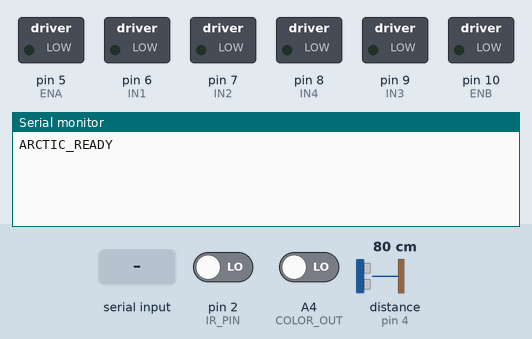
This sketch was run on a simulated Arduino Uno, built with avr-gcc and run on an emulated ATmega328P. Shown: switched loads named in the sketch (green lamp = pin HIGH), the last lines printed to the serial monitor. The inputs (shaded band) are chosen by the test bench; at power-on: pin 2 (IR_PIN) LOW, A4 (COLOR_OUT) LOW, distance to the obstacle (sensor on pin 4) 80 cm. The echo pulse lasts 58.3 µs per cm; pins used as bus, display or sensor lines are not drawn.

Above: at 1.2 s.
1.3 s: "S" received over Serial
At 2.5 s:
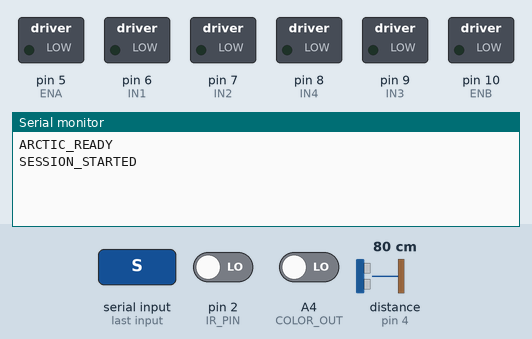
2.8 s: "E" received over Serial
At 3.9 s:
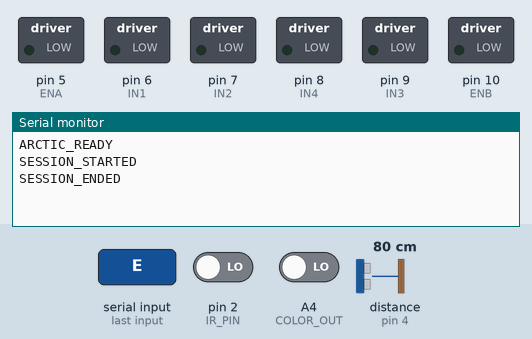
4.3 s: "D" received over Serial
At 4.8 s:
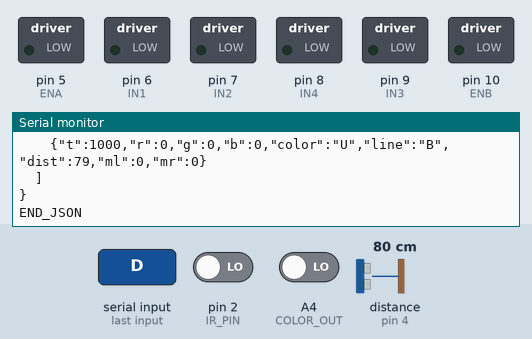

The sketch:

arctic_logger.ino
```cpp
/*
 * Arctic Analytics - Robot Data Logger
 * UTRA Hacks 2026
 *
 * Logs: Color sensor, IR line sensor, Ultrasonic, Motors
 * Dumps JSON over Serial for MongoDB upload
 */

// ============== PIN DEFINITIONS ==============
// Motors (L298N)
#define ENA 5
#define ENB 10
#define IN1 6
#define IN2 7
#define IN3 9
#define IN4 8

// Color Sensor (TCS3200)
#define COLOR_S0 A0
#define COLOR_S1 A1
#define COLOR_S2 A2
#define COLOR_S3 A3
#define COLOR_OUT A4

// IR Line Sensor
#define IR_PIN 2

// Ultrasonic Sensor
#define TRIG_PIN 3
#define ECHO_PIN 4

// ============== DATA STORAGE ==============
#define MAX_READINGS 100
#define LOG_INTERVAL 1000  // Log every 1 second

struct SensorReading {
  unsigned long timestamp;
  int redRaw;
  int greenRaw;
  int blueRaw;
  char colorDetected;  // R, G, B, U (unknown)
  bool lineIsWhite;
  int distanceCm;
  int motorLeftSpeed;
  int motorRightSpeed;
};

SensorReading readings[MAX_READINGS];
int readingCount = 0;
unsigned long sessionStart = 0;
unsigned long lastLogTime = 0;
bool sessionActive = false;

// Color summary counters
int colorCounts[4] = {0, 0, 0, 0};  // R, G, B, Unknown
int whiteCount = 0;
int blackCount = 0;

// Current motor speeds (track these when you set motors)
int currentLeftSpeed = 0;
int currentRightSpeed = 0;

// ============== SENSOR FUNCTIONS ==============

void readColorSensor(int &r, int &g, int &b) {
  // Read Red
  digitalWrite(COLOR_S2, LOW);
  digitalWrite(COLOR_S3, LOW);
  r = pulseIn(COLOR_OUT, LOW, 10000);

  // Read Green
  digitalWrite(COLOR_S2, HIGH);
  digitalWrite(COLOR_S3, HIGH);
  g = pulseIn(COLOR_OUT, LOW, 10000);

  // Read Blue
  digitalWrite(COLOR_S2, LOW);
  digitalWrite(COLOR_S3, HIGH);
  b = pulseIn(COLOR_OUT, LOW, 10000);
}

char detectColor(int r, int g, int b) {
  // Lower value = more of that color
  if (r < (g - 15) && r < b) return 'R';
  if (g < r && g < b) return 'G';
  if (b < r && b < g) return 'B';
  return 'U';  // Unknown
}

bool readLineSensor() {
  return digitalRead(IR_PIN) == HIGH;  // HIGH = white, LOW = black
}

int readUltrasonic() {
  digitalWrite(TRIG_PIN, LOW);
  delayMicroseconds(2);
  digitalWrite(TRIG_PIN, HIGH);
  delayMicroseconds(10);
  digitalWrite(TRIG_PIN, LOW);

  long duration = pulseIn(ECHO_PIN, HIGH, 30000);
  int distance = duration * 0.034 / 2;
  return min(distance, 400);
}

// ============== MOTOR CONTROL ==============

void setMotors(int leftSpeed, int rightSpeed) {
  currentLeftSpeed = abs(leftSpeed);
  currentRightSpeed = abs(rightSpeed);

  // Left motor
  if (leftSpeed >= 0) {
    digitalWrite(IN1, HIGH);
    digitalWrite(IN2, LOW);
  } else {
    digitalWrite(IN1, LOW);
    digitalWrite(IN2, HIGH);
  }
  analogWrite(ENA, currentLeftSpeed);

  // Right motor
  if (rightSpeed >= 0) {
    digitalWrite(IN3, HIGH);
    digitalWrite(IN4, LOW);
  } else {
    digitalWrite(IN3, LOW);
    digitalWrite(IN4, HIGH);
  }
  analogWrite(ENB, currentRightSpeed);
}

void stopMotors() {
  digitalWrite(IN1, LOW);
  digitalWrite(IN2, LOW);
  digitalWrite(IN3, LOW);
  digitalWrite(IN4, LOW);
  currentLeftSpeed = 0;
  currentRightSpeed = 0;
}

// ============== LOGGING ==============

void logReading() {
  if (readingCount >= MAX_READINGS) return;

  SensorReading &r = readings[readingCount];

  r.timestamp = millis() - sessionStart;
  readColorSensor(r.redRaw, r.greenRaw, r.blueRaw);
  r.colorDetected = detectColor(r.redRaw, r.greenRaw, r.blueRaw);
  r.lineIsWhite = readLineSensor();
  r.distanceCm = readUltrasonic();
  r.motorLeftSpeed = currentLeftSpeed;
  r.motorRightSpeed = currentRightSpeed;

  // Update counters
  switch (r.colorDetected) {
    case 'R': colorCounts[0]++; break;
    case 'G': colorCounts[1]++; break;
    case 'B': colorCounts[2]++; break;
    default: colorCounts[3]++; break;
  }

  if (r.lineIsWhite) whiteCount++;
  else blackCount++;

  readingCount++;
}

void startSession() {
  readingCount = 0;
  sessionStart = millis();
  lastLogTime = millis();
  sessionActive = true;
  colorCounts[0] = colorCounts[1] = colorCounts[2] = colorCounts[3] = 0;
  whiteCount = blackCount = 0;
  Serial.println("SESSION_STARTED");
}

void endSession() {
  sessionActive = false;
  Serial.println("SESSION_ENDED");
}

void dumpJSON() {
  unsigned long duration = 0;
  if (readingCount > 0) {
    duration = readings[readingCount - 1].timestamp;
  }

  Serial.println("{");
  Serial.print("  \"duration_ms\": "); Serial.print(duration); Serial.println(",");
  Serial.print("  \"reading_count\": "); Serial.print(readingCount); Serial.println(",");

  // Color summary
  Serial.println("  \"color_summary\": {");
  Serial.print("    \"red\": "); Serial.print(colorCounts[0]); Serial.println(",");
  Serial.print("    \"green\": "); Serial.print(colorCounts[1]); Serial.println(",");
  Serial.print("    \"blue\": "); Serial.print(colorCounts[2]); Serial.println(",");
  Serial.print("    \"unknown\": "); Serial.print(colorCounts[3]);
  Serial.println("\n  },");

  // Line follow summary
  Serial.println("  \"line_summary\": {");
  Serial.print("    \"white\": "); Serial.print(whiteCount); Serial.println(",");
  Serial.print("    \"black\": "); Serial.print(blackCount);
  Serial.println("\n  },");

  // Readings array
  Serial.println("  \"readings\": [");
  for (int i = 0; i < readingCount; i++) {
    SensorReading &r = readings[i];
    Serial.print("    {\"t\":"); Serial.print(r.timestamp);
    Serial.print(",\"r\":"); Serial.print(r.redRaw);
    Serial.print(",\"g\":"); Serial.print(r.greenRaw);
    Serial.print(",\"b\":"); Serial.print(r.blueRaw);
    Serial.print(",\"color\":\""); Serial.print(r.colorDetected); Serial.print("\"");
    Serial.print(",\"line\":\""); Serial.print(r.lineIsWhite ? "W" : "B"); Serial.print("\"");
    Serial.print(",\"dist\":"); Serial.print(r.distanceCm);
    Serial.print(",\"ml\":"); Serial.print(r.motorLeftSpeed);
    Serial.print(",\"mr\":"); Serial.print(r.motorRightSpeed);
    Serial.print("}");
    if (i < readingCount - 1) Serial.print(",");
    Serial.println();
  }
  Serial.println("  ]");
  Serial.println("}");
  Serial.println("END_JSON");
}

// ============== SETUP ==============

void setup() {
  Serial.begin(115200);

  // Motor pins
  pinMode(ENA, OUTPUT);
  pinMode(ENB, OUTPUT);
  pinMode(IN1, OUTPUT);
  pinMode(IN2, OUTPUT);
  pinMode(IN3, OUTPUT);
  pinMode(IN4, OUTPUT);

  // Color sensor pins
  pinMode(COLOR_S0, OUTPUT);
  pinMode(COLOR_S1, OUTPUT);
  pinMode(COLOR_S2, OUTPUT);
  pinMode(COLOR_S3, OUTPUT);
  pinMode(COLOR_OUT, INPUT);
  digitalWrite(COLOR_S0, HIGH);
  digitalWrite(COLOR_S1, LOW);

  // IR sensor
  pinMode(IR_PIN, INPUT);

  // Ultrasonic
  pinMode(TRIG_PIN, OUTPUT);
  pinMode(ECHO_PIN, INPUT);

  stopMotors();

  Serial.println("ARCTIC_READY");
}

// ============== LOOP ==============

void loop() {
  // Handle serial commands
  if (Serial.available()) {
    char cmd = Serial.read();
    switch (cmd) {
      case 'S': startSession(); break;
      case 'E': endSession(); break;
      case 'D': dumpJSON(); break;
      case 'C': readingCount = 0; Serial.println("CLEARED"); break;
    }
  }

  // Auto-log during session
  if (sessionActive && (millis() - lastLogTime >= LOG_INTERVAL)) {
    lastLogTime = millis();
    logReading();
  }
}
```

Measured:
- after the input at 1.3 s, the serial monitor: prints a new line at once (image 1)
- after the input at 2.8 s, the serial monitor: prints a new line at once (image 2)
- after the input at 4.3 s, the serial monitor: prints a new line at once (image 3)
